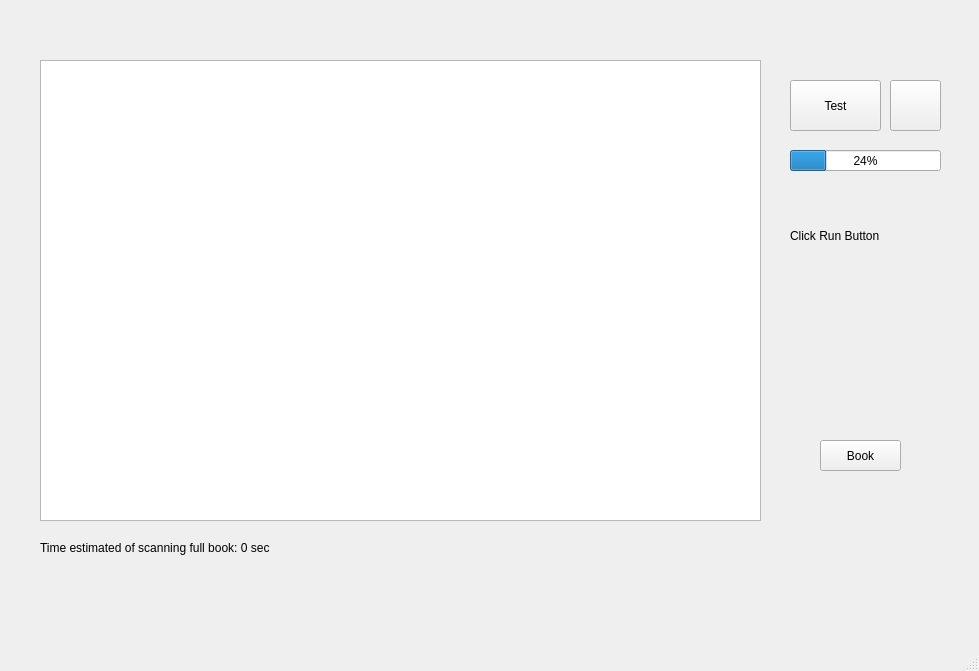
<?xml version="1.0" encoding="UTF-8"?>
<ui version="4.0">
 <class>MainWindow</class>
 <widget class="QMainWindow" name="MainWindow">
  <property name="geometry">
   <rect>
    <x>0</x>
    <y>0</y>
    <width>979</width>
    <height>671</height>
   </rect>
  </property>
  <property name="windowTitle">
   <string>MainWindow</string>
  </property>
  <widget class="QWidget" name="centralwidget">
   <widget class="QPushButton" name="RunSamplePushButton">
    <property name="geometry">
     <rect>
      <x>790</x>
      <y>80</y>
      <width>91</width>
      <height>51</height>
     </rect>
    </property>
    <property name="text">
     <string>Test</string>
    </property>
    <property name="icon">
     <iconset>
      <normaloff>images/icons/icons/118620_play_icon.png</normaloff>images/icons/icons/118620_play_icon.png</iconset>
    </property>
   </widget>
   <widget class="QPushButton" name="RefreshPushButton">
    <property name="geometry">
     <rect>
      <x>890</x>
      <y>80</y>
      <width>51</width>
      <height>51</height>
     </rect>
    </property>
    <property name="text">
     <string/>
    </property>
    <property name="icon">
     <iconset>
      <normaloff>images/icons/icons/icons8-refresh-50.png</normaloff>images/icons/icons/icons8-refresh-50.png</iconset>
    </property>
   </widget>
   <widget class="QTableView" name="OutputTableView">
    <property name="geometry">
     <rect>
      <x>40</x>
      <y>60</y>
      <width>721</width>
      <height>461</height>
     </rect>
    </property>
   </widget>
   <widget class="QLabel" name="RunSampleProgressLabel">
    <property name="geometry">
     <rect>
      <x>790</x>
      <y>190</y>
      <width>151</width>
      <height>91</height>
     </rect>
    </property>
    <property name="text">
     <string>Click Run Button</string>
    </property>
   </widget>
   <widget class="QProgressBar" name="ProgressBar">
    <property name="geometry">
     <rect>
      <x>790</x>
      <y>150</y>
      <width>151</width>
      <height>21</height>
     </rect>
    </property>
    <property name="value">
     <number>24</number>
    </property>
   </widget>
   <widget class="QPushButton" name="RunBookPushButton">
    <property name="geometry">
     <rect>
      <x>820</x>
      <y>440</y>
      <width>81</width>
      <height>31</height>
     </rect>
    </property>
    <property name="text">
     <string>Book</string>
    </property>
    <property name="icon">
     <iconset>
      <normaloff>images/icons/icons/118620_play_icon.png</normaloff>images/icons/icons/118620_play_icon.png</iconset>
    </property>
   </widget>
   <widget class="QLabel" name="TimeScanLabel">
    <property name="geometry">
     <rect>
      <x>40</x>
      <y>540</y>
      <width>721</width>
      <height>16</height>
     </rect>
    </property>
    <property name="text">
     <string>Time estimated of scanning full book: 0 sec</string>
    </property>
   </widget>
  </widget>
  <widget class="QMenuBar" name="menubar">
   <property name="geometry">
    <rect>
     <x>0</x>
     <y>0</y>
     <width>979</width>
     <height>22</height>
    </rect>
   </property>
  </widget>
  <widget class="QStatusBar" name="statusbar"/>
 </widget>
 <resources/>
 <connections/>
</ui>
